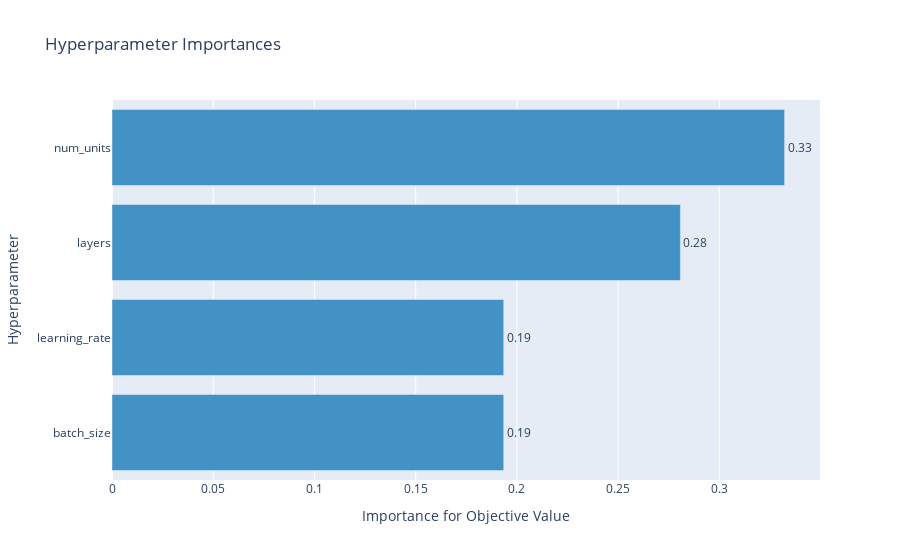

The cell this chart's notebook holds for it:
### Code cell
fig = optuna.visualization.plot_param_importances(study)
fig.show()

### Figure 1 — Plotly figure (JSON) as saved in the notebook; plotly's stock layout.template omitted (floating-point values rounded to 4 significant figures)
{"data": [{"cliponaxis": false, "hovertemplate": ["batch_size (CategoricalDistribution): 0.19349701799668712<extra></extra>", "learning_rate (CategoricalDistribution): 0.19349701799668712<extra></extra>", "layers (CategoricalDistribution): 0.2807742278868573<extra></extra>", "num_units (CategoricalDistribution): 0.3322317361197684<extra></extra>"], "marker": {"color": "rgb(66,146,198)"}, "orientation": "h", "text": ["0.19349701799668712", "0.19349701799668712", "0.2807742278868573", "0.3322317361197684"], "textposition": "outside", "texttemplate": "%{text:.2f}", "type": "bar", "x": [0.1935, 0.1935, 0.2808, 0.3322], "y": ["batch_size", "learning_rate", "layers", "num_units"]}], "layout": {"showlegend": false, "title": {"text": "Hyperparameter Importances"}, "xaxis": {"title": {"text": "Importance for Objective Value"}}, "yaxis": {"title": {"text": "Hyperparameter"}}}}
